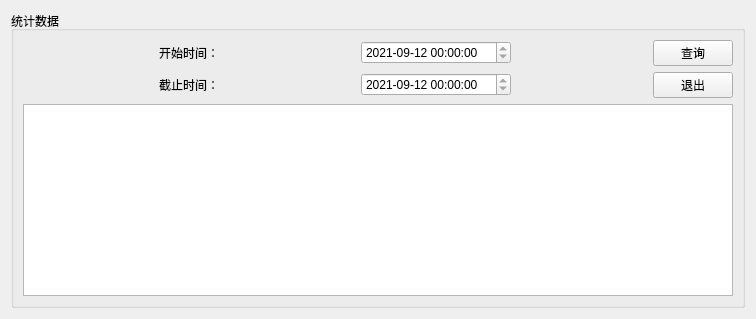
           <widget class="QWidget" name="page_10">
            <layout class="QGridLayout" name="gridLayout_12">
             <item row="0" column="0">
              <widget class="QGroupBox" name="groupBox_6">
               <property name="title">
                <string>统计数据</string>
               </property>
               <layout class="QGridLayout" name="gridLayout_16">
                <item row="0" column="0">
                 <spacer name="horizontalSpacer_12">
                  <property name="orientation">
                   <enum>Qt::Horizontal</enum>
                  </property>
                  <property name="sizeHint" stdset="0">
                   <size>
                    <width>130</width>
                    <height>20</height>
                   </size>
                  </property>
                 </spacer>
                </item>
                <item row="0" column="1">
                 <widget class="QLabel" name="label_15">
                  <property name="text">
                   <string>开始时间：</string>
                  </property>
                 </widget>
                </item>
                <item row="0" column="2">
                 <spacer name="horizontalSpacer_13">
                  <property name="orientation">
                   <enum>Qt::Horizontal</enum>
                  </property>
                  <property name="sizeHint" stdset="0">
                   <size>
                    <width>130</width>
                    <height>20</height>
                   </size>
                  </property>
                 </spacer>
                </item>
                <item row="0" column="3">
                 <widget class="QTimeEdit" name="timeEdit_5">
                  <property name="minimumSize">
                   <size>
                    <width>150</width>
                    <height>0</height>
                   </size>
                  </property>
                  <property name="dateTime">
                   <datetime>
                    <hour>0</hour>
                    <minute>0</minute>
                    <second>0</second>
                    <year>2021</year>
                    <month>9</month>
                    <day>12</day>
                   </datetime>
                  </property>
                  <property name="date">
                   <date>
                    <year>2021</year>
                    <month>9</month>
                    <day>12</day>
                   </date>
                  </property>
                  <property name="displayFormat">
                   <string>yyyy-MM-dd hh:mm:ss</string>
                  </property>
                 </widget>
                </item>
                <item row="0" column="4">
                 <spacer name="horizontalSpacer_14">
                  <property name="orientation">
                   <enum>Qt::Horizontal</enum>
                  </property>
                  <property name="sizeHint" stdset="0">
                   <size>
                    <width>130</width>
                    <height>20</height>
                   </size>
                  </property>
                 </spacer>
                </item>
                <item row="0" column="5">
                 <widget class="QPushButton" name="StaQuery">
                  <property name="text">
                   <string>查询</string>
                  </property>
                 </widget>
                </item>
                <item row="1" column="1">
                 <widget class="QLabel" name="label_16">
                  <property name="text">
                   <string>截止时间：</string>
                  </property>
                 </widget>
                </item>
                <item row="1" column="3">
                 <widget class="QTimeEdit" name="timeEdit_6">
                  <property name="dateTime">
                   <datetime>
                    <hour>0</hour>
                    <minute>0</minute>
                    <second>0</second>
                    <year>2021</year>
                    <month>9</month>
                    <day>12</day>
                   </datetime>
                  </property>
                  <property name="date">
                   <date>
                    <year>2021</year>
                    <month>9</month>
                    <day>12</day>
                   </date>
                  </property>
                  <property name="displayFormat">
                   <string>yyyy-MM-dd hh:mm:ss</string>
                  </property>
                 </widget>
                </item>
                <item row="1" column="5">
                 <widget class="QPushButton" name="pushButton_8">
                  <property name="text">
                   <string>退出</string>
                  </property>
                 </widget>
                </item>
                <item row="2" column="0" colspan="6">
                 <widget class="QTableView" name="StableView"/>
                </item>
               </layout>
               <zorder>StableView</zorder>
               <zorder>label_15</zorder>
               <zorder>timeEdit_5</zorder>
               <zorder>StaQuery</zorder>
               <zorder>label_16</zorder>
               <zorder>timeEdit_6</zorder>
               <zorder>pushButton_8</zorder>
              </widget>
             </item>
            </layout>
           </widget>
